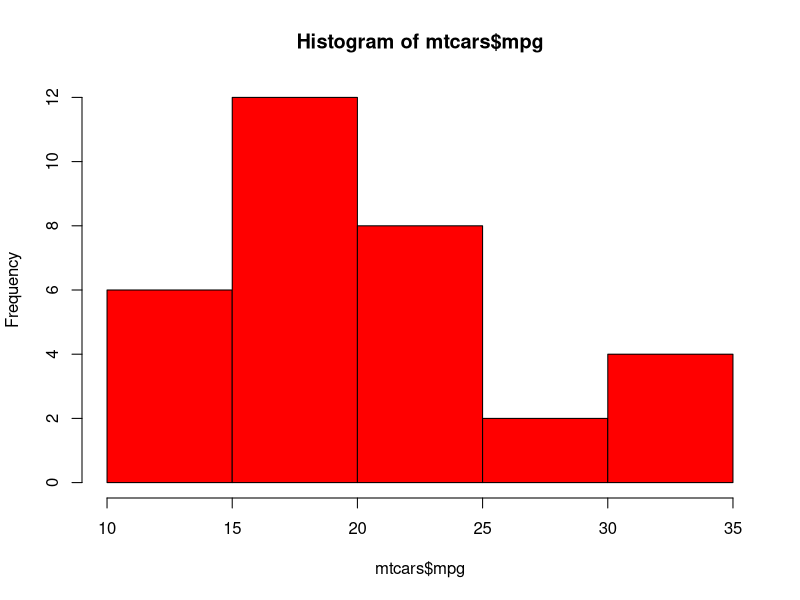

Source code (R):
# Encontro 2: Manipulação de dados: pacotes e funções essenciais

# Transformações de classes
# Transforme essa string em fator
escolaridade <- c("Médio", "Superior", "Fundamental", "Fundamental", "Médio")
fator <- as.factor(escolaridade)
fator

class(fator)

# Transforme a matriz em um data frame
numero_frutas <- matrix(1:10,nrow=5, ncol=5)
dataframe <- as.data.frame(numero_frutas)
dataframe

# Operadores relacionais
# Os operadores relacionais trabalham como comparações, igualdades e desigualdades. Eles verificam os valores dos operandos, que ficam cada um de um lado da operação, retornando VERDADEIRO ou FALSO

10 == 10 
11 == 10 
5 > 6
10 <= 12
10 != 10
8 > 10
10 != 20

# Operadores lógicos
# Os operadores lógicos são aqueles que analisam condições, são operadores que analisaram operandos com valores lógicos 1 ou 0, ou então, Verdadeiro ou Falso. Uma situação pode ou não ser verdadeira, ou falsa, dependendo da condição em que se encontra. 

y <- 2

y >= 3 | y <=7
y >= 3 | y == 0
y >= 1 & y <=7
y >= 3 & y <= 7
(!y < 4)

# R base

# Carregando os dados
letters <- letters
mtcars <- mtcars

# Transformar o objeto letters em dataframe
class(letters)
letters <- as.data.frame(letters)
str(letters)

# Usar a função head para ver o banco de dados 
head(letters)

# Escolha uma variável numérica e faça um histograma
hist(mtcars$mpg, col="red")

mtcars$mpg

help(hist)


